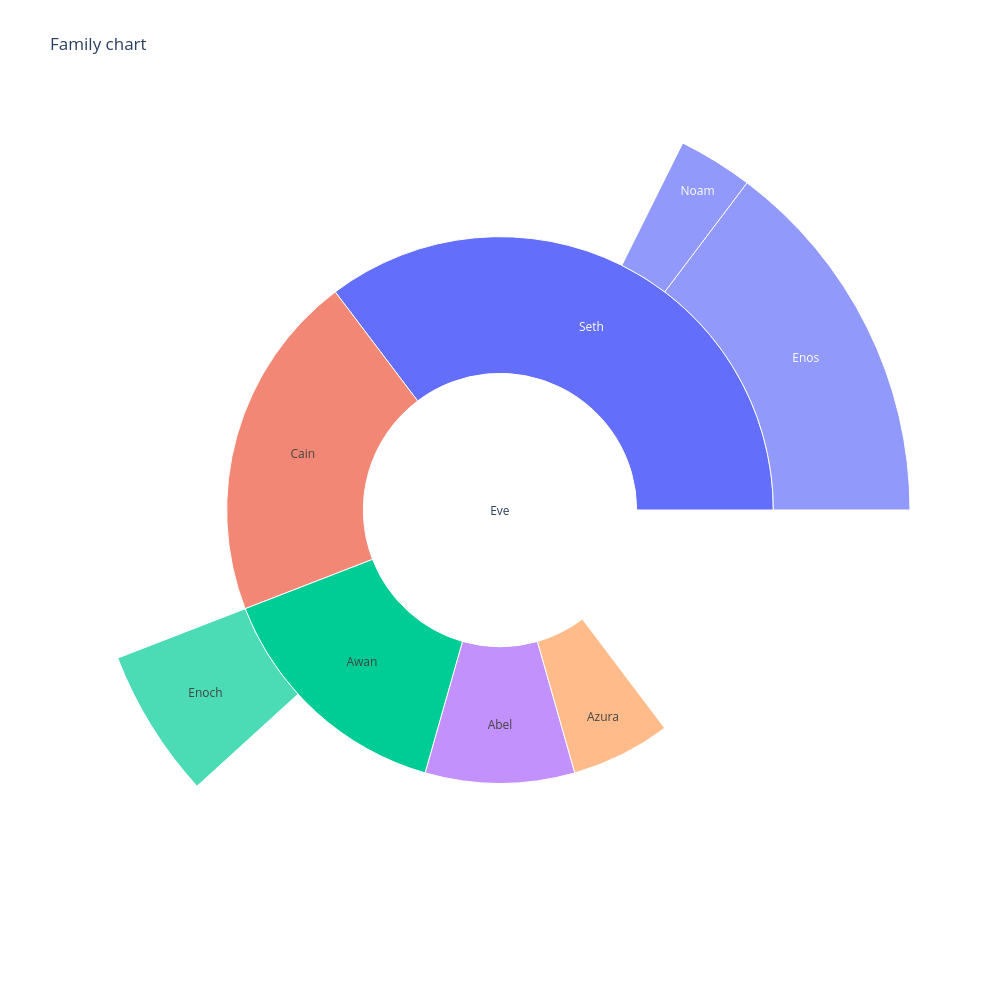

The code cell stored with this chart in its notebook:
### Markdown cell above
## 7.Sunburst Charts: 
Sunburst charts represent hierarchial data in the form of concentric circles. Here the innermost circle is the root node which defines the parent, and then the outer rings move down the hierarchy from the centre. They are also called radial charts.We can use them to plot

* Worldwide mobile Sales where we can drill down as follows:   
    * innermost circle represents total sales  
    * first outer circle represents continentwise sales
    * second outer circle represents countrywise sales within each continent
    
    
* Disease outbreak hierarchy


* Real Estate Industrial chain

### Code cell
##Example 4: Let us illustrate plot the 
#Create a dictionary having a set of people represented by a character array and the parents of these characters represented in another
## array and the values are the values associated to the vectors.
data = dict(
    character=["Eve", "Cain", "Seth", "Enos", "Noam", "Abel", "Awan", "Enoch", "Azura"],
    parent=["", "Eve", "Eve", "Seth", "Seth", "Eve", "Eve", "Awan", "Eve" ],
    value=[10, 14, 12, 10, 2, 6, 6, 4, 4])

fig = px.sunburst(
    data,
    names='character',
    parents='parent',
    values='value',
    title="Family chart"
)
fig.update_layout( width=1000, height=1000 )
fig.show()

### Figure 1 — Plotly figure (JSON) as saved in the notebook; plotly's stock layout.template omitted (floating-point values rounded to 4 significant figures)
{"data": [{"domain": {"x": [0, 1], "y": [0, 1]}, "hovertemplate": "character=%{label}<br>value=%{value}<br>parent=%{parent}<extra></extra>", "labels": ["Eve", "Cain", "Seth", "Enos", "Noam", "Abel", "Awan", "Enoch", "Azura"], "name": "", "parents": ["", "Eve", "Eve", "Seth", "Seth", "Eve", "Eve", "Awan", "Eve"], "type": "sunburst", "values": [10, 14, 12, 10, 2, 6, 6, 4, 4]}], "layout": {"height": 1000, "legend": {"tracegroupgap": 0}, "title": {"text": "Family chart"}, "width": 1000}}
